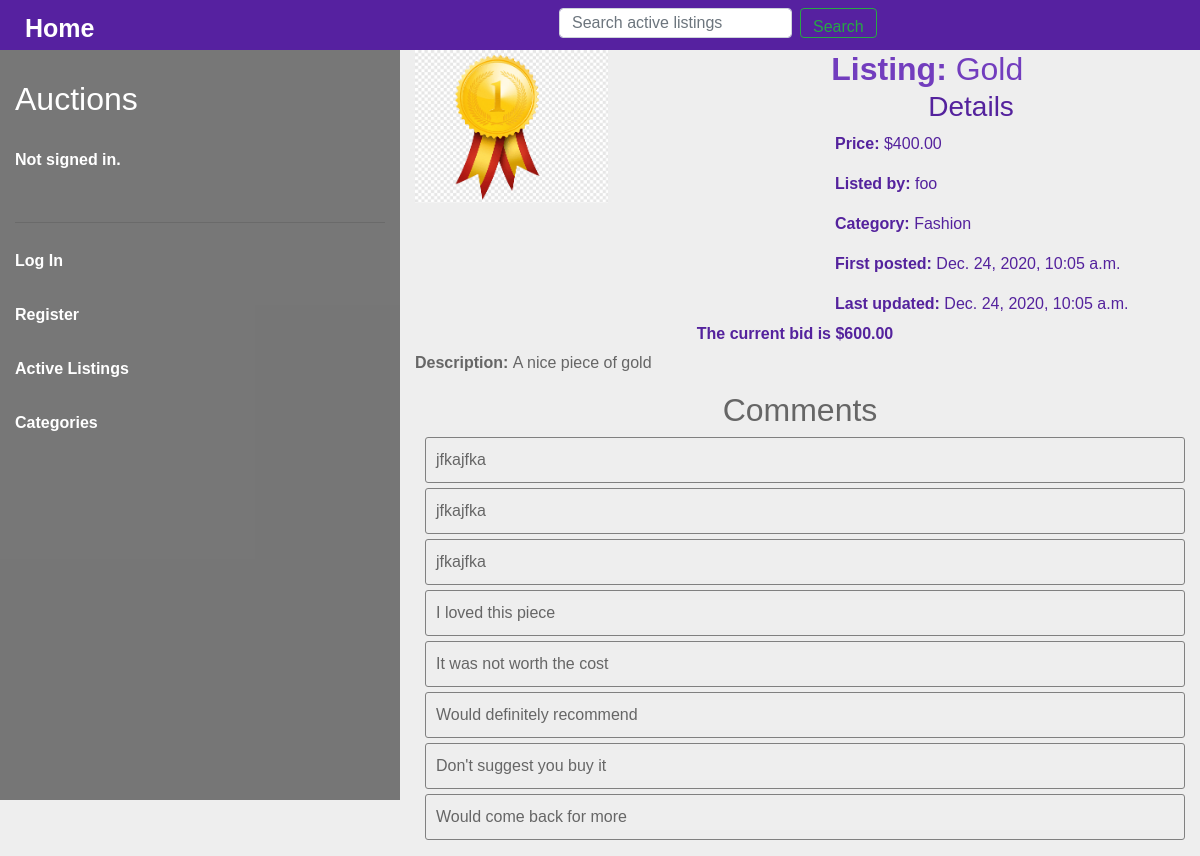
/listing/1, run on the app's committed database.
### auctions/models.py (models this page shows, shortened)
class AuctionListing(models.Model):
    name = models.TextField()
    description = models.TextField()
    category = models.CharField(max_length=64)
    price = models.DecimalField(max_digits=64, decimal_places=2)
    last_updated = models.DateTimeField(auto_now=True, auto_now_add=False)
    time_auctioned = models.DateTimeField(auto_now=False, auto_now_add=True)
    image = models.ImageField(upload_to="listing-image/", blank=True, null=True)
    user = models.ForeignKey(User, on_delete=models.CASCADE, related_name="auctioned_items")

class User(AbstractUser):
    def __str__(self):
        return f"{self.username} has an id of {self.id}"

class Bid(models.Model):
    price = models.DecimalField(max_digits=64, decimal_places=2)
    time_bid = models.DateTimeField(auto_now=False, auto_now_add=True)
    user = models.ForeignKey(User, on_delete=models.CASCADE, related_name="user_bids")
    auction = models.ForeignKey(AuctionListing, on_delete=models.CASCADE, related_name="item_bids")

class Comment(models.Model):
    content = models.TextField()
    time_commented = models.DateTimeField(auto_now=False, auto_now_add=True)
    user = models.ForeignKey(User, on_delete=models.CASCADE, related_name="user_comments")
    auction = models.ForeignKey(AuctionListing, on_delete=models.CASCADE, related_name="item_comments")

### auctions/views.py (the view)
# urls.py: path("listing/<int:id>", views.listing, name="listing"),
def listing(request, id):
    user = User.objects.get(auctioned_items__id=id)
    comments = Comment.objects.filter(auction_id__id=id)
    current_bid = Bid.objects.filter(auction_id__id=id).order_by("-price")
    if len(current_bid) > 0:
        current_bid = current_bid[0]
    return render(request, "auctions/listing.html", {
        "listing": AuctionListing.objects.get(pk=id),
        "user_created": user.username,
        "comments": comments,
        "current_bid": current_bid
    })

### auctions/templates/auctions/listing.html (shortened to what this page needs)
{% extends "auctions/main-layout.html" %}
{% load static %}
{% block body %}
    <div class="container-fluid main-body-container">
        <div class="row">
            <div class="col-12 col-md-4 menu">
                {% include "auctions/sub-layout.html" %}
            </div>
            <div class="col-12 col-md-8 listings">
                <div class="listing-profile">
                    <div class="listing-profile-image-container">
                        {% if listing.image %}
                            <div class="image-container"><img class="image" src="{{ listing.image.url }}" alt="Image of product"></div>
                        {% else %}
                            <div class="image-container"><img class="image" src="" alt="Image of product"></div>
                        {% endif %}
                    </div>
                    <div class="listing-main-details">
                        <h2 class="listing-name"><strong>Listing:</strong> {{ listing.name }}</h2>
                        <h3 class="listing-details-heading">Details</h3>
                        <div class="listing-sub-details">
                            <p><strong>Price: </strong>${{ listing.price }}</p>
                            <p><strong>Listed by: </strong>{{ user_created }}</p>
                            <p><strong>Category: </strong>{{ listing.category }}</p>
                            <p><strong>First posted: </strong>{{ listing.time_auctioned }}</p>
                            <p><strong>Last updated: </strong>{{ listing.last_updated }}</p>
                        </div>
                    </div>
                </div>
                <div class="bidding">
                    <p class="bids-placed"><strong style="position: relative; left:20px">
                        {% if current_bid %}
                            The current bid is ${{ current_bid.price }}
                        {% else %}
                            There is currently no bid
                        {% endif %}
                    </strong></p>
                </div>
                <p style="text-align: left;"><strong>Description: </strong>{{ listing.description }}</p>
                <div class="comments-container">
                    <h2 style="width: 100%; text-align: center">Comments</h2>
                    <ul class="comments">
                        {% for comment in comments %}
                            <li class="comment">{{ comment.content }}</li>
                        {% empty %}
                            <li class="comment">This product has no comments</li>
                        {% endfor %}
                    </ul>
                </div>
            </div>
        </div>
    </div>
{% endblock %}

### auctions/static/auctions/styles.css (style rules this page uses)
.menu { background-color: rgba(0, 0, 0, 0.5); position: fixed; height: calc(100vh - 50px); }
.main-body-container { position: relative; top: 50px; }
.listings { position: absolute; text-align: center; left: 33.333333%; z-index: -1; }
.image-container { width: 50%; height: 100%; float: left; }
.image { width: 100%; height: 100%; }
.listing-profile { color: #54229d; }
.listing-main-details { float: left; width: 50%; }
.listing-sub-details { position: relative; float: left; top: 35px; text-align: left; margin: 5px 0 25px 35px; }
.listing-name, .watchlist-btn { position: relative; }
.bidding { position: relative; right: 25px; color: #54229d; }
.bids-placed { margin-bottom: 5px; }
.listing-profile-image-container { width: 50%; float: left; }
.listing-details-heading { position: relative; right: 33%; top: 40px; }
.listing-name { float: left; height: 15px; left: 12px; color:#723dbe; margin-left: 5%; }
.comments { text-align: left; padding-left: 10px; }
.comment { list-style-type: none; padding: 10px; margin: 5px 0 5px 0; border: 1px solid gray; border-radius: 3px; }
body { font-family: 'Poppins', sans-serif; font-size: 16px; background: #eee; color:#666; }

### data on the page
AuctionListing: image (picture), name "Gold", price "400.00", category "Fashion", time_auctioned "Dec. 24, 2020, 10:05 a.m.", last_updated "Dec. 24, 2020, 10:05 a.m.", description "A nice piece of gold"
User: username "foo"
Bid: price "600.00"
Comment: content "jfkajfka"
Comment: content "jfkajfka"
Comment: content "jfkajfka"
Comment: content "I loved this piece"
Comment: content "It was not worth the cost"
Comment: content "Would definitely recommend"
Comment: content "Don't suggest you buy it"
Comment: content "Would come back for more"
